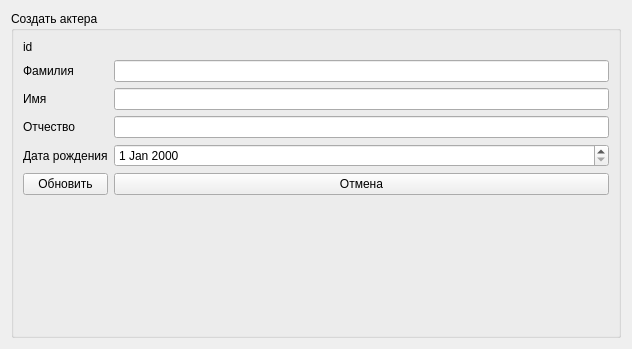
<?xml version="1.0" encoding="UTF-8"?>
<ui version="4.0">
 <class>Form</class>
 <widget class="QWidget" name="Form">
  <property name="geometry">
   <rect>
    <x>0</x>
    <y>0</y>
    <width>632</width>
    <height>349</height>
   </rect>
  </property>
  <property name="windowTitle">
   <string>Form</string>
  </property>
  <layout class="QHBoxLayout" name="horizontalLayout">
   <item>
    <widget class="QGroupBox" name="groupBox">
     <property name="title">
      <string>Создать актера</string>
     </property>
     <layout class="QGridLayout" name="gridLayout">
      <item row="2" column="1">
       <widget class="QLineEdit" name="line_edit_last_name"/>
      </item>
      <item row="3" column="0">
       <widget class="QLabel" name="label_3">
        <property name="text">
         <string>Отчество</string>
        </property>
       </widget>
      </item>
      <item row="4" column="0">
       <widget class="QLabel" name="label_4">
        <property name="text">
         <string>Дата рождения</string>
        </property>
       </widget>
      </item>
      <item row="0" column="1">
       <widget class="QLabel" name="label_id">
        <property name="text">
         <string/>
        </property>
       </widget>
      </item>
      <item row="5" column="1">
       <widget class="QPushButton" name="pushButton_cancel">
        <property name="text">
         <string>Отмена</string>
        </property>
       </widget>
      </item>
      <item row="0" column="0">
       <widget class="QLabel" name="label_5">
        <property name="text">
         <string>id</string>
        </property>
       </widget>
      </item>
      <item row="3" column="1">
       <widget class="QLineEdit" name="line_edit_middle_name"/>
      </item>
      <item row="1" column="0">
       <widget class="QLabel" name="label">
        <property name="text">
         <string>Фамилия</string>
        </property>
       </widget>
      </item>
      <item row="2" column="0">
       <widget class="QLabel" name="label_2">
        <property name="text">
         <string>Имя</string>
        </property>
       </widget>
      </item>
      <item row="1" column="1">
       <widget class="QLineEdit" name="line_edit_first_name"/>
      </item>
      <item row="4" column="1">
       <widget class="QDateEdit" name="dateEdit"/>
      </item>
      <item row="5" column="0">
       <widget class="QPushButton" name="pushButton_ok">
        <property name="text">
         <string>Обновить</string>
        </property>
       </widget>
      </item>
      <item row="6" column="1">
       <spacer name="verticalSpacer">
        <property name="orientation">
         <enum>Qt::Vertical</enum>
        </property>
        <property name="sizeHint" stdset="0">
         <size>
          <width>20</width>
          <height>40</height>
         </size>
        </property>
       </spacer>
      </item>
     </layout>
    </widget>
   </item>
  </layout>
 </widget>
 <resources/>
 <connections/>
</ui>
